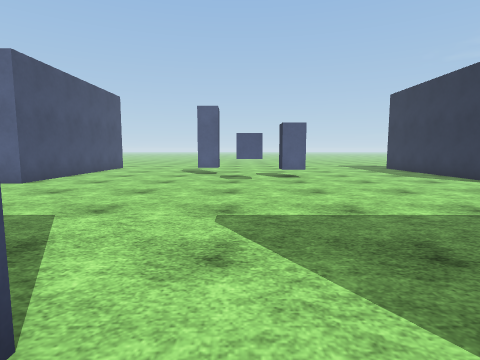
[1] (above)

17 first-person views from a walk through a 3-D level made in the Unity game engine. The camera is 1.2 m above the floor, tilts 6° down and sees 80° across. The floor is counted in squares, 1 m on a side. Each view is taken from the middle of a square. On the plan, view 1 faces up. The plan holds only what a view shows up to about 13 squares ahead; the rest is blank. The place goes on beyond the plan. The player character is not drawn. Surface patterns are stand-ins for the level's own textures.

[2]
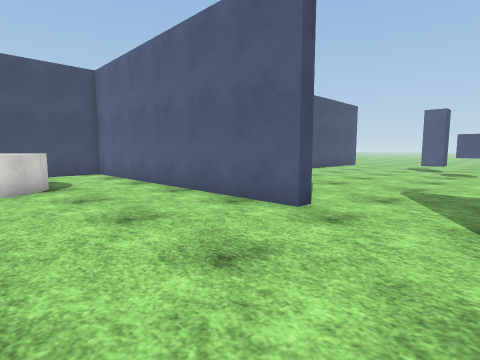

[3]
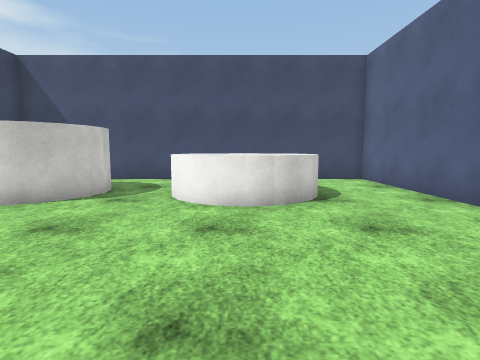

[4]
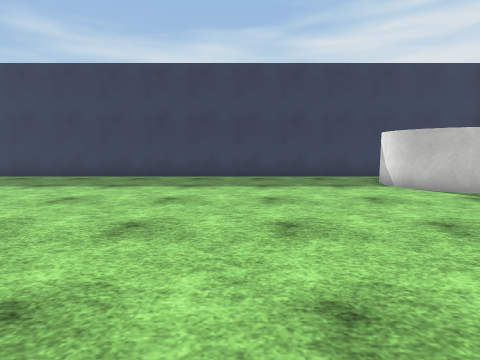

[5]
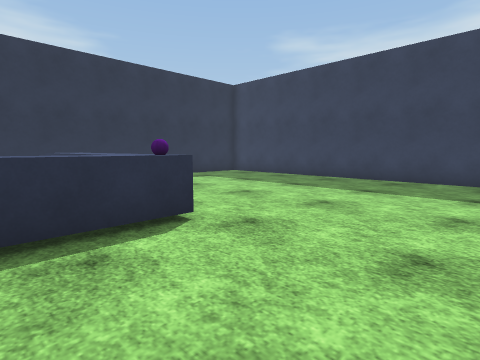

[6]
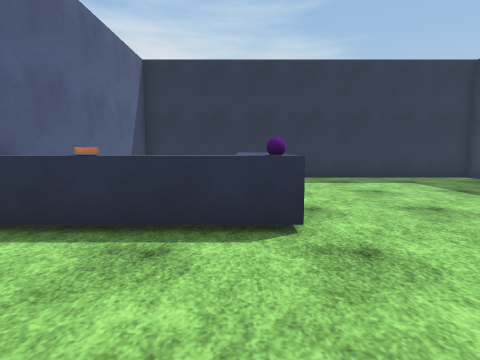

[7]
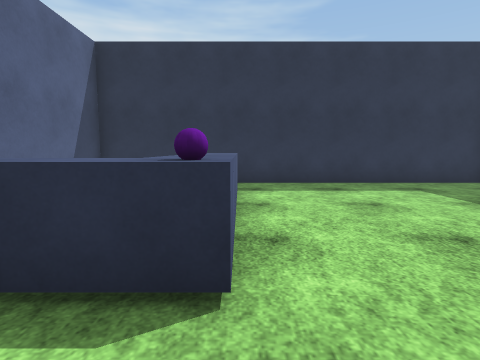

[8]
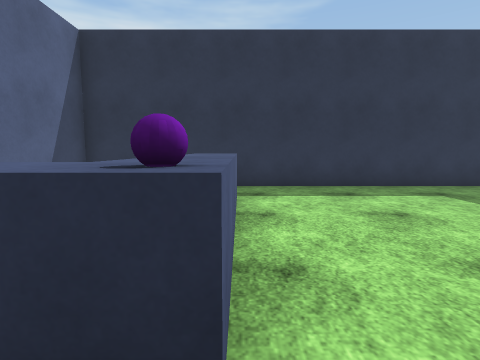

[9]
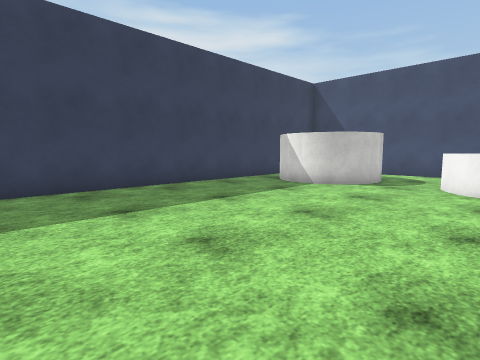

[10]
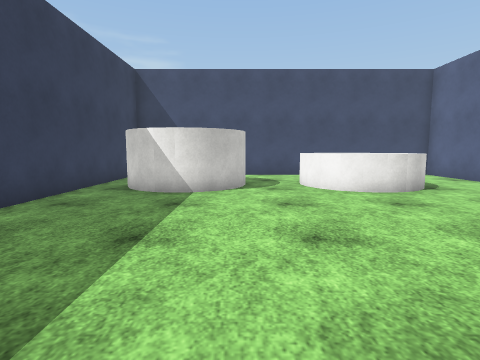

[11]
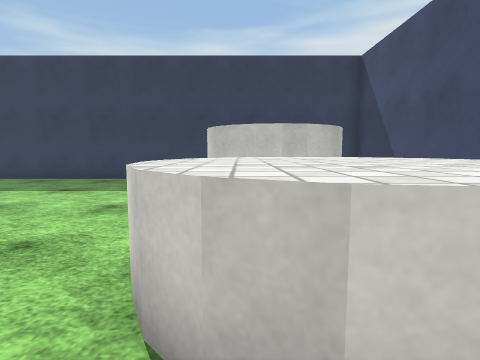

[12]
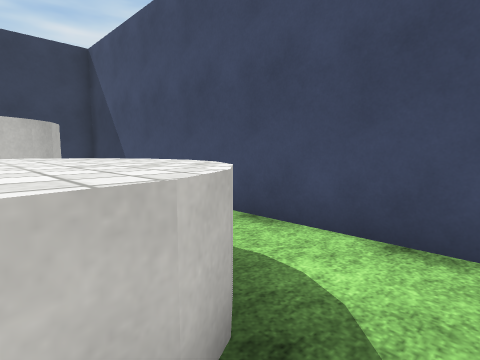

[13]
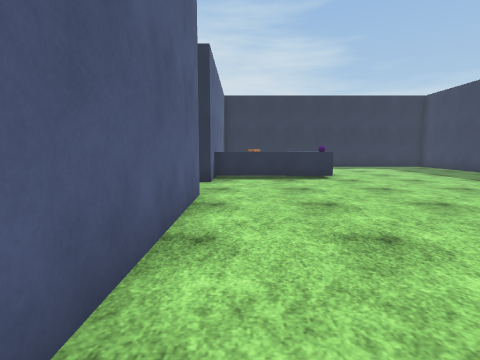

[14]
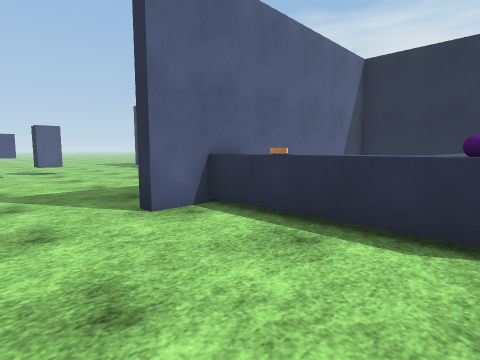

[15]
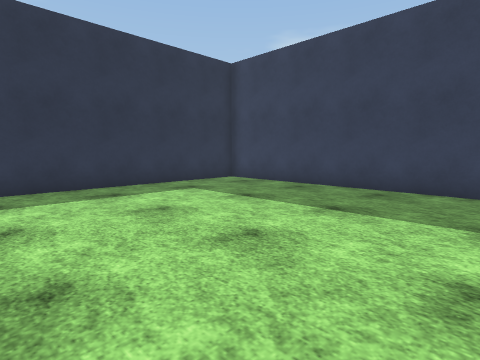

[16]
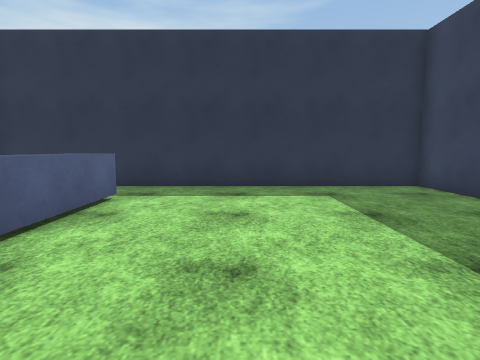

[17]
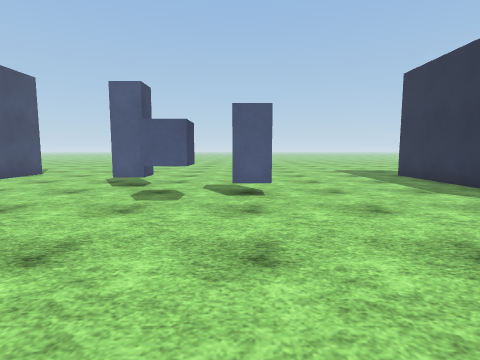

### Floor plan
Key: @ floor where view 1 was taken; # wall or solid block; . floor; ^ raised ledge; B block; C cube; O other object.
Columns run from 13 left of view 1 to 12 right of it. Each row starts with its distance up from view 1.
 18      #.... ....  ......#
 17      #.........  ......#
 16       .................#
 15        ....BB..........#
 14        ....BB..........#
 13      #.........BB......#
 12      #.......CCB.......#
 11      #.......CC........#
 10     ##................
  9      .................
  8       ...............
  7        .............
  6         ...........
  5          .........
  4          .........
  3           .......
  2            .....
  1 ############...###########
  0 #............@..^^       #
 -1 #...............OO       #
 -2 #..^^^..........^^       #
 -3 #.^^^^^.........^^^^^^^ .#
 -4 #.^^^^^.........#^^^^^^..#
 -5 #..^^^...................#
 -6 #...^....................#
 -7 #........................#
 -8 #..^^^...................#
 -9 #.^^ ^^..................#
-10 #     ^..................#
-11 #    ^#..................#
-12 #  .^....................#
-13 ##########################

Where each view was taken, in squares from view 1:
view 1: 0 up, 0 right, facing up
view 2: 4 down, 2 right, facing up-left
view 3: 4 down, 1 left, facing left
view 4: 0 up, 2 left, facing down
view 5: 1 down, 1 left, facing down-right
view 6: 3 down, 1 left, facing right
view 7: 4 down, 1 right, facing right
view 8: 4 down, 2 right, facing right
view 9: 4 down, 2 right, facing down-left
view 10: 8 down, 1 right, facing left
view 11: 1 down, 8 left, facing down
view 12: 1 down, 9 left, facing down-left
view 13: 0 up, 9 left, facing right
view 14: 4 down, 1 left, facing up-right
view 15: 4 down, 2 right, facing down-right
view 16: 7 down, 2 right, facing right
view 17: 5 up, 2 right, facing up
